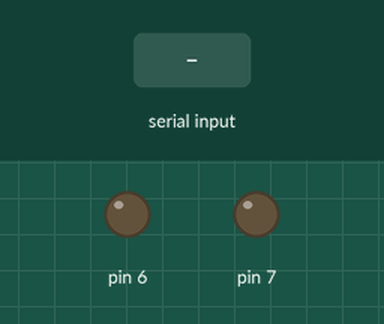
The sketch below on a simulated Arduino Uno, built with avr-gcc and run on an emulated ATmega328P. Shown: output pins drawn as LEDs (lit = HIGH). The inputs (shaded band) are chosen by the test bench.

Above: at 1.2 s.
1.3 s: "x" received over Serial
At 2.4 s:
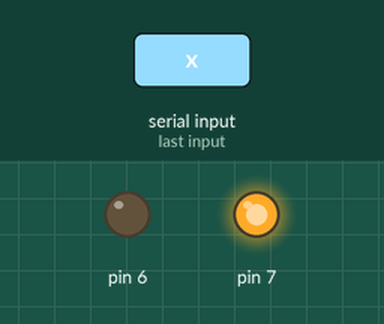
2.8 s: "n" received over Serial
At 3.6 s:
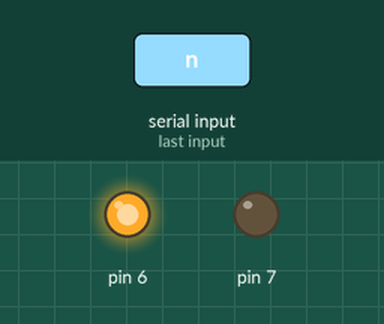
Timing chart, 0 to 5.8 s (numbered marks = the images above; inputs shaded):
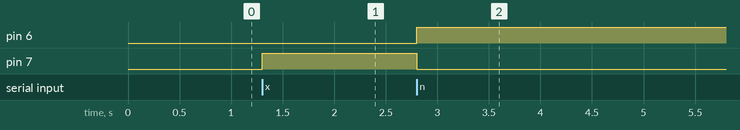

Measured:
- after the input at 1.3 s, pin 7: LOW → HIGH at once
- after the input at 2.8 s, pin 6: LOW → HIGH at once; pin 7: HIGH → LOW at once

The sketch:

goruntuisleme.ino
```cpp
void setup() {
  Serial.begin(9600);
  pinMode(7,OUTPUT);
  pinMode(6,OUTPUT);

}

void loop() {
  if(Serial.available() > 0){
    char data = Serial.read();
    if(data == 'x'){
      digitalWrite(7,HIGH);
      digitalWrite(6,LOW);
    }else if(data == 'n'){
      digitalWrite(7,LOW);
      digitalWrite(6,HIGH);
    }

  }

}
```
